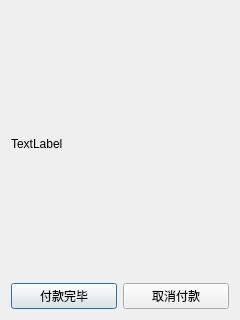
<?xml version="1.0" encoding="UTF-8"?>
<ui version="4.0">
 <class>pay</class>
 <widget class="QDialog" name="pay">
  <property name="geometry">
   <rect>
    <x>0</x>
    <y>0</y>
    <width>240</width>
    <height>320</height>
   </rect>
  </property>
  <property name="windowTitle">
   <string>Dialog</string>
  </property>
  <layout class="QGridLayout" name="gridLayout">
   <item row="0" column="0">
    <widget class="QLabel" name="label">
     <property name="text">
      <string>TextLabel</string>
     </property>
    </widget>
   </item>
   <item row="1" column="0">
    <widget class="QPushButton" name="pushButton">
     <property name="text">
      <string>付款完毕</string>
     </property>
    </widget>
   </item>
   <item row="1" column="1">
    <widget class="QPushButton" name="pushButton_2">
     <property name="text">
      <string>取消付款</string>
     </property>
    </widget>
   </item>
  </layout>
 </widget>
 <resources/>
 <connections/>
</ui>
